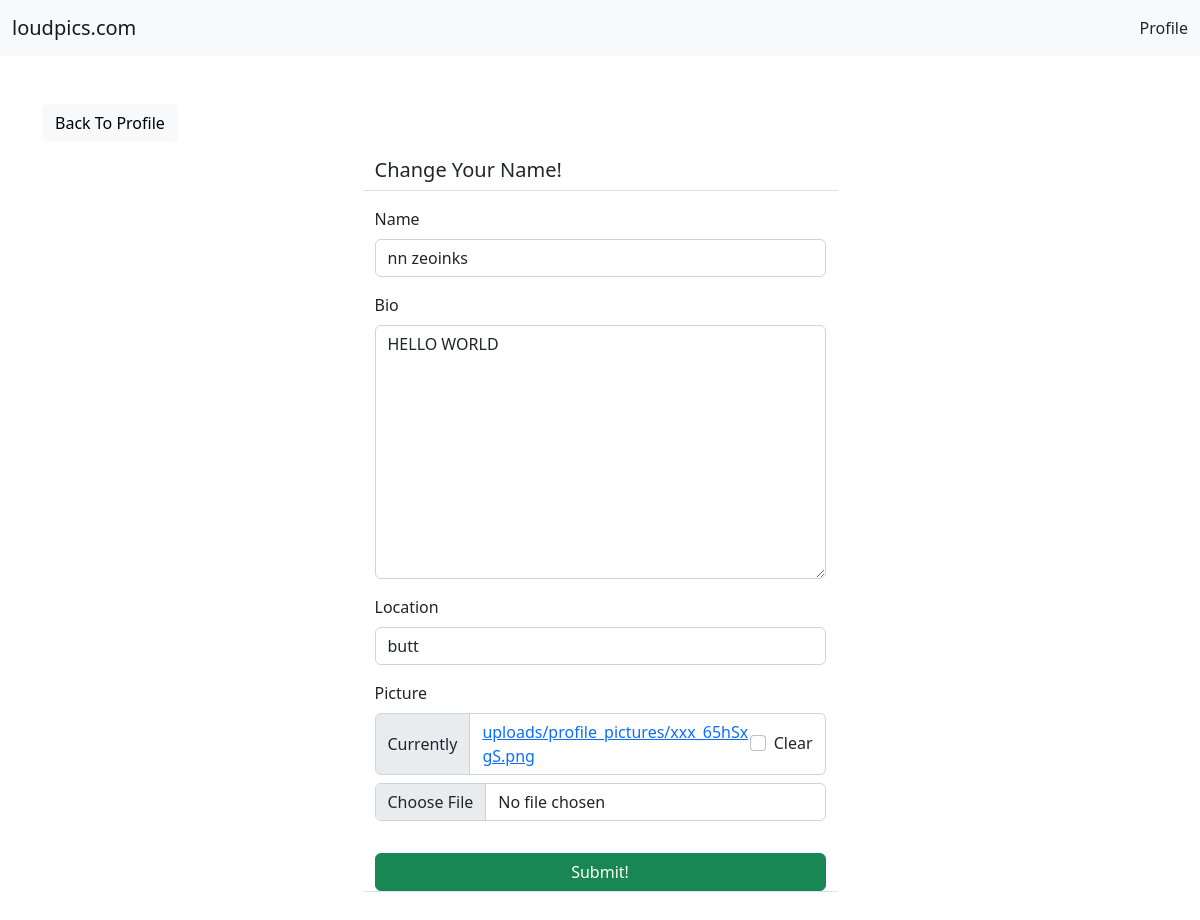
The page /social/profile/edit/1/ (signed in) on the database its author committed.
### social/models.py (models this page shows)
class UserProfile(models.Model):
    user = models.OneToOneField(User, primary_key=True, verbose_name='user', related_name='profile', on_delete=models.CASCADE)
    name = models.CharField(max_length=10, blank=True, null=True)
    bio = models.TextField(max_length=300, blank=True, null=True)
    location = models.CharField(max_length= 100, blank=True, null=True)
    picture = models.ImageField(upload_to='uploads/profile_pictures', default= 'uploads/profile_pictures/default.jpeg', blank=True)

### social/views.py (the view, shortened to what this page needs)
# urls.py: path('profile/edit/<int:pk>/', ProfileEditView.as_view(), name='profile-edit'),
class ProfileEditView(LoginRequiredMixin, UserPassesTestMixin, UpdateView):
    model = UserProfile
    fields = ['name', 'bio', 'location', 'picture']
    template_name = 'social/profile_edit.html'
    def test_func(self):
        profile = self.get_object()
        return self.request.user == profile.user

### social/templates/social/profile_edit.html (shortened to what this page needs)
{% extends 'landing/base.html' %}
{% load crispy_forms_tags %}
{% block content %}
<div class="container">
    <div class="row mt-5">
        <div class="col-md-5 col-sm-6">
            <a href="{% url 'profile' object.pk %}" class="btn btn-light">Back To Profile</a>
        </div>
    </div>
    <div class="row justify-content-center mt-3">
        <div class="col-md-5 col-sm-12 border-bottom">
            <h5>Change Your Name!</h5>
        </div>
    </div>
    <div class="row justify-content-center mt-3 mb-5">
        <div class="col-md-5 col-sm-12 border-bottom">
            <form method="POST" enctype="multipart/form-data">
                {{ form | crispy }}
                <div class="d-grid gap-2">
                    <button class="btn btn-success mt-3">Submit!</button>
                </div>
            </form>
        </div>
    </div>
</div>
{% endblock content %}

### rows shown on the page
UserProfile: name "nn zeoinks", bio "HELLO WORLD", location "butt"
